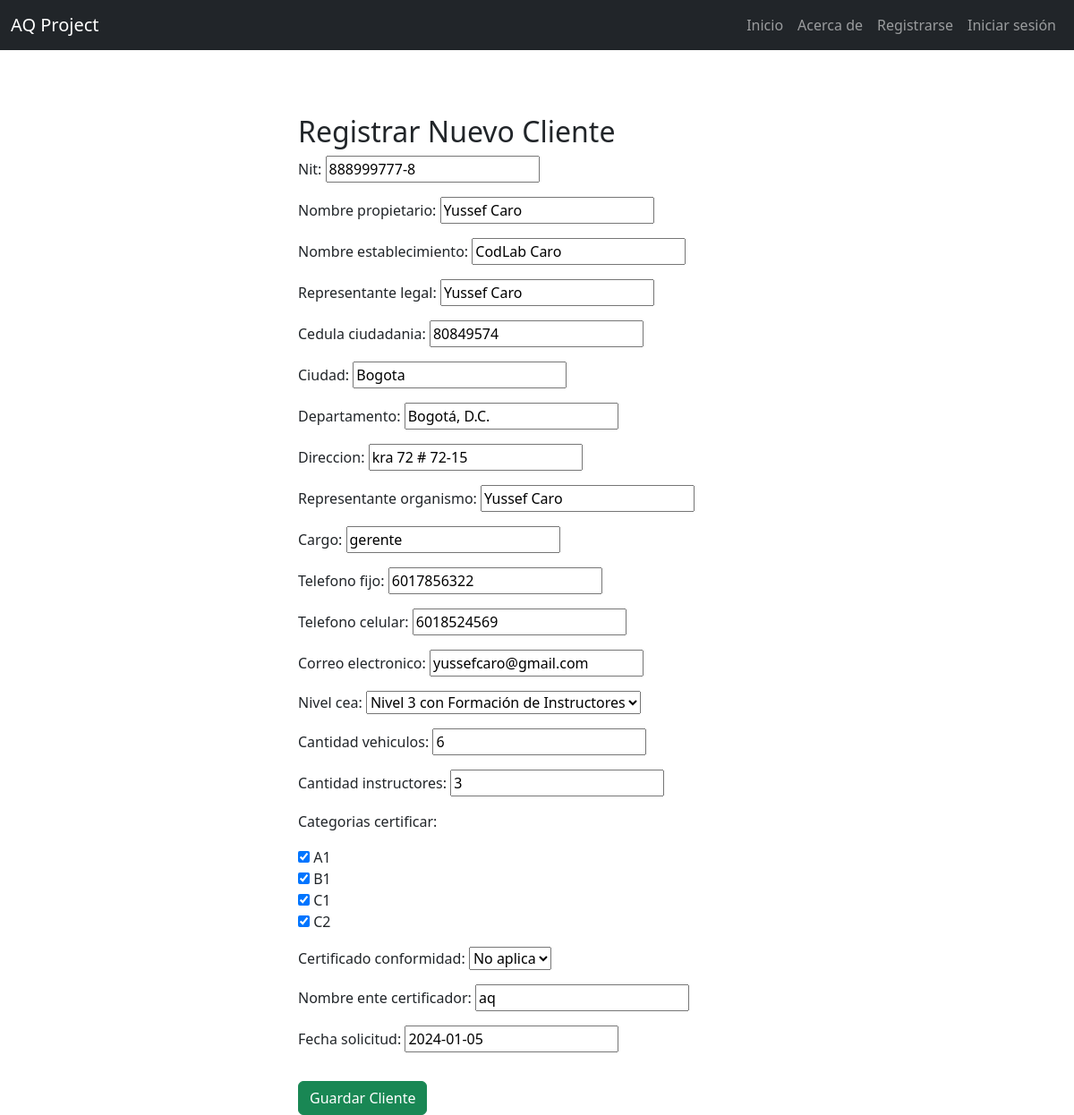
/clientes/clientes/crear/888999777-8/, run on the app's committed database.
### solicitudes/models.py (models this page shows, shortened)
class Cliente(models.Model):
    nit = models.CharField(max_length=20, unique=True)  # Nit único
    nombre_propietario = models.CharField(max_length=100)
    nombre_establecimiento = models.CharField(max_length=100)
    representante_legal = models.CharField(max_length=100)
    cedula_ciudadania = models.CharField(max_length=20)
    ciudad = models.CharField(max_length=100)
    departamento = models.CharField(max_length=100)
    direccion = models.CharField(max_length=200)
    representante_organismo = models.CharField(max_length=100)
    cargo = models.CharField(max_length=50)
    telefono_fijo = models.CharField(max_length=20, blank=True, null=True)
    telefono_celular = models.CharField(max_length=20)
    correo_electronico = models.EmailField()
    nivel_cea = models.CharField(max_length=50, choices=NIVELES_CEA)
    cantidad_vehiculos = models.IntegerField(null=True, blank=True)
    cantidad_instructores = models.IntegerField(null=True, blank=True)
    categorias_certificar = models.ManyToManyField(Categoria, blank=True)
    certificado_conformidad = models.CharField(max_length=2, choices=CERTIFICADO_CONFORMIDAD_CHOICES, default="No")
    nombre_ente_certificador = models.CharField(max_length=100, blank=True, null=True)  # Se llena si es "Sí"
    fecha_solicitud = models.DateField(null=True, blank=True)  # Se establece solo cuando se envía la solicitud

### solicitudes/views.py (the view)
# urls.py: path('clientes/crear/<str:nit>/', views.crear_cliente, name='crear_cliente'),
def crear_cliente(request, nit=None):
    cliente = None
    if nit:
        cliente = Cliente.objects.filter(nit=nit).first()
    if request.method == 'POST':
        form = ClienteForm(request.POST, instance=cliente)
        if form.is_valid():
            cliente = form.save()  # Guarda el cliente
            return redirect('ver_cliente', cliente_id=cliente.id)  # Redirige a la vista de ver_cliente
    else:
        form = ClienteForm(instance=cliente)
    return render(request, 'solicitudes/crear_cliente.html', {'form': form, 'cliente': cliente})

### solicitudes/forms.py
class ClienteForm(forms.ModelForm):
    class Meta:
        model = Cliente
        fields = '__all__'
        widgets = {
            'nit': forms.TextInput(attrs={'placeholder': 'Nit del cliente'}),
            'telefono_fijo': forms.TextInput(attrs={'placeholder': 'Teléfono Fijo (opcional)'}),
            'categorias_certificar': CheckboxSelectMultiple(),
        }

### solicitudes/models.py (called while the page is built)
    def __str__(self):
        return self.get_nombre_display()  # ✅ Ahora sí funcionará correctamente

### solicitudes/templates/solicitudes/crear_cliente.html (shortened to what this page needs)
<!doctype html>
<html lang="es">
<head>
</head>
{% extends 'layouts/base.html' %}
{% block content %}
<body>
<main class="container">
    <div class="row">
        <div class="col-md-6 offset-md-3 mt-5">
            <h2>Registrar Nuevo Cliente</h2>
            <form method="POST">
                {{ form.as_p }}
                <button class="btn btn-success mt-3" type="submit">
                    Guardar Cliente
                </button>
            </form>
        </div>
    </div>
</main>
</body>
{% endblock %}

### data on the page
Cliente: nit "888999777-8", nombre_propietario "Yussef Caro", nombre_establecimiento "CodLab Caro", representante_legal "Yussef Caro", cedula_ciudadania "80849574", ciudad "Bogota", departamento "Bogotá, D.C.", direccion "kra 72 # 72-15", representante_organismo "Yussef Caro", cargo "gerente", telefono_fijo "6017856322", telefono_celular "6018524569", correo_electronico "yussefcaro@gmail.com", nivel_cea "Nivel 3 con Formación de Instructores", cantidad_vehiculos "6", cantidad_instructores "3", certificado_conformidad "No aplica", nombre_ente_certificador "aq", fecha_solicitud "2024-01-05"
